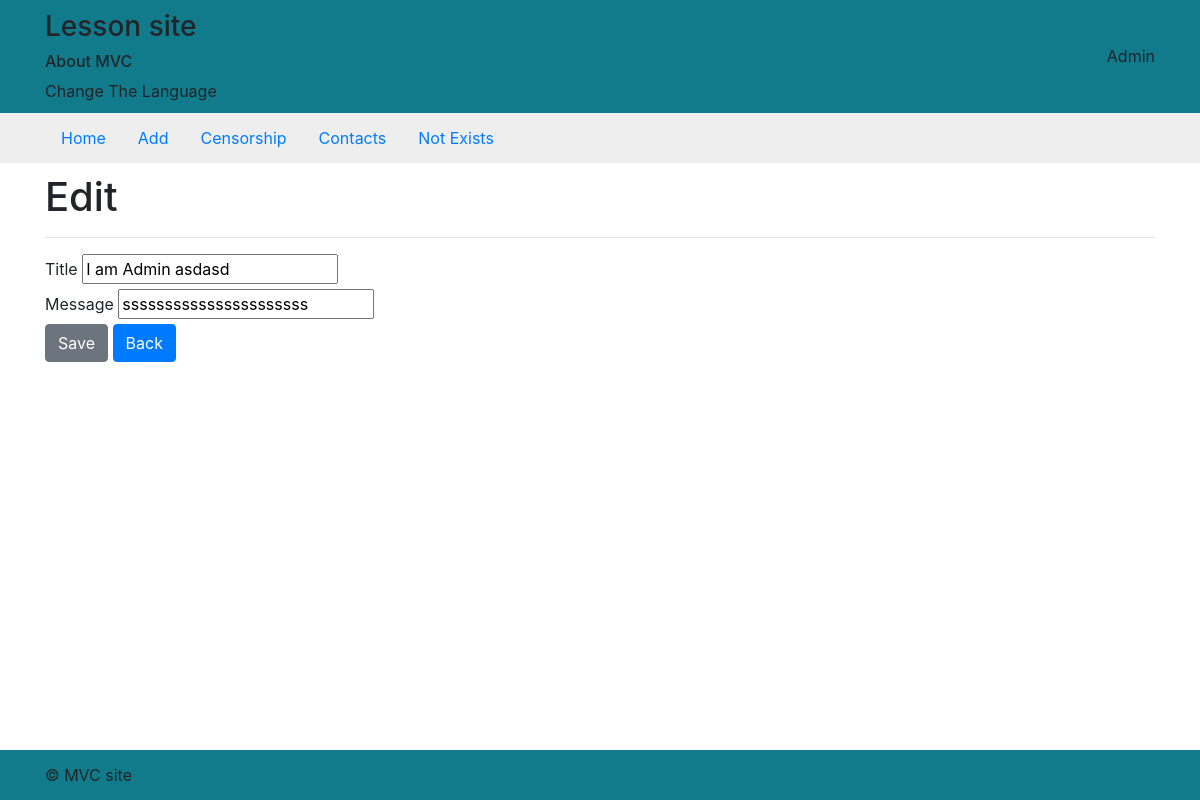
Page /message/16/edit (signed in) on the committed database.
### tables this page shows
CREATE TABLE `messages` (
  `id` int unsigned NOT NULL AUTO_INCREMENT,
  `name` varchar(255) DEFAULT NULL,
  `title` varchar(128) NOT NULL,
  `message` text NOT NULL,
  `created_at` datetime NOT NULL,
  `status` int unsigned DEFAULT '0',
  `user_id` int unsigned NOT NULL,
  `visible` tinyint(1) DEFAULT NULL,
  `censorship_check_date` datetime DEFAULT NULL,
  PRIMARY KEY (`id`),
  KEY `user_id` (`user_id`),
  CONSTRAINT `messages_ibfk_1` FOREIGN KEY (`user_id`) REFERENCES `users` (`user_id`)
);

### Core/System.php (called while the page is built, shortened)
<?php
class System
{
   public static function template(string $path, array $params, $controller = 0): string {
        extract($params);
        include($path);
        $html = ob_get_clean();
        return $html;
    }
}

### Controller/Message/EditMessage.php (called while the page is built, shortened)
<?php
class EditMessage extends CoreController
{
    private int $idMessageFromLink;
    public function getCheckIsExist(): array
    {
        return Messages::isAlreadyExist($this->idMessageFromLink, DbConnect::getConnect(), 'message');
    }
    public function render(array $params): string
    {
        $this->idMessageFromLink = $params['mid'];
        $this->content = System::template(static::CONTENT_PATH, ['checkIsExist' => self::getCheckIsExist()]);
        return System::template(static::INCLUDE_PATH, [], $this);
    }
}

### Core/Language.php (called while the page is built, shortened)
<?php
class Language {
    public static function __(string $string) : string {
        $ln = $_GET['ln'] ?? false;
        $file = "en_$ln.csv";
        return $string;
    }
}

### Model/Messages.php (called while the page is built, shortened)
<?php
class Messages
{
    public static function isAlreadyExist(int $idMessage, $connect, string $whatGet = 'id') : array {
        $getOnlyId = "SELECT id FROM messages WHERE id = '$idMessage'";
        $getTitleMessage = "SELECT id, title, message FROM messages WHERE id = '$idMessage'";
        $whatGet = 'message' ? $getTitleMessage : $getOnlyId;
        $resultIsAlreadyExist = mysqli_query($connect, $whatGet);
        if (!mysqli_num_rows($resultIsAlreadyExist) > 0) {
            return [];
        } else {
            $row = mysqli_fetch_array($resultIsAlreadyExist, MYSQLI_ASSOC);
            return $row;
        }
    }
}

### view/message/v_edit.php (the view, shortened to what this page needs)
<form method="post">
    <div>
        <label for="new-title"><?=Language::__('Title')?></label>
        <input type="text" id="new-title" name="message-title" placeholder="Title" required value="<?=$checkIsExist['title']?>">
    </div>
    <div>
        <label for="new-message"><?=Language::__('Message')?></label>
        <input type="text" id="new-message" name="message-content" placeholder="Message" required value="<?=$checkIsExist['message']?>">
    </div>
    <div>
        <button class="btn btn-secondary" type="submit" name="yes-edit">
            <?=Language::__('Save')?>
        </button>
        <button class="p-0 border-0">
            <a class="btn btn-primary" href="<?=BASE_URL?>">
                <?=Language::__('Back')?>
            </a>
        </button>
    </div>
</form>

### assets/css/main.css (style rules this page uses)
html { position: relative; min-height: 100%; }
body { margin-bottom: 60px; }

### rows in the picture
messages: message-title "I am Admin asdasd", message-content "ssssssssssssssssssssss"

### other values in the picture
Language::__('Change The Language') "Change The Language"
$_SESSION['user_login'] "Admin"
Language::__('Home') "Home"
Language::__('Add') "Add"
Language::__('Censorship') "Censorship"
Language::__('Contacts') "Contacts"
Language::__('Not Exists') "Not Exists"
$controller->getTitle() "Edit"
Language::__('Title') "Title"
Language::__('Message') "Message"
Language::__('Save') "Save"
Language::__('Back') "Back"
